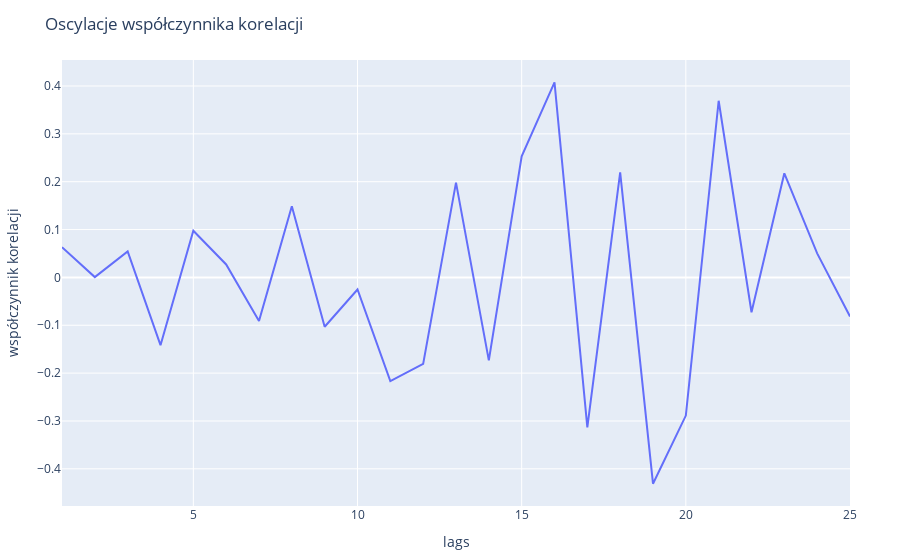

Here is the notebook cell this chart was saved with:
### Code cell
plot(crosscor(x3, y), Layout(yaxis_title="współczynnik korelacji", xaxis_title="lags", title_text ="Oscylacje współczynnika korelacji"))

### Figure 1 — Plotly figure (JSON) as saved in the notebook; plotly's stock layout.template omitted (floating-point values rounded to 4 significant figures)
{"data": [{"type": "scatter", "x": [1, 2, 3, 4, 5, 6, 7, 8, 9, 10, 11, 12, 13, 14, 15, 16, 17, 18, 19, 20, 21, 22, 23, 24, 25], "y": [0.06298, 0.0007081, 0.05428, -0.1416, 0.09762, 0.02709, -0.0909, 0.1488, -0.1031, -0.02528, -0.2165, -0.1807, 0.198, -0.1734, 0.2532, 0.4077, -0.3132, 0.2195, -0.4311, -0.2887, 0.3692, -0.07279, 0.2175, 0.05023, -0.08173]}], "layout": {"autosize": true, "margin": {"b": 50, "l": 50, "r": 50, "t": 60}, "title": {"text": "Oscylacje współczynnika korelacji"}, "xaxis": {"title": {"text": "lags"}}, "yaxis": {"title": {"text": "współczynnik korelacji"}, "xaxis": {"autorange": true, "range": [1, 25], "type": "linear"}, "yaxis": {"autorange": true, "range": [-0.4368, 0.6422], "type": "linear"}}}}
